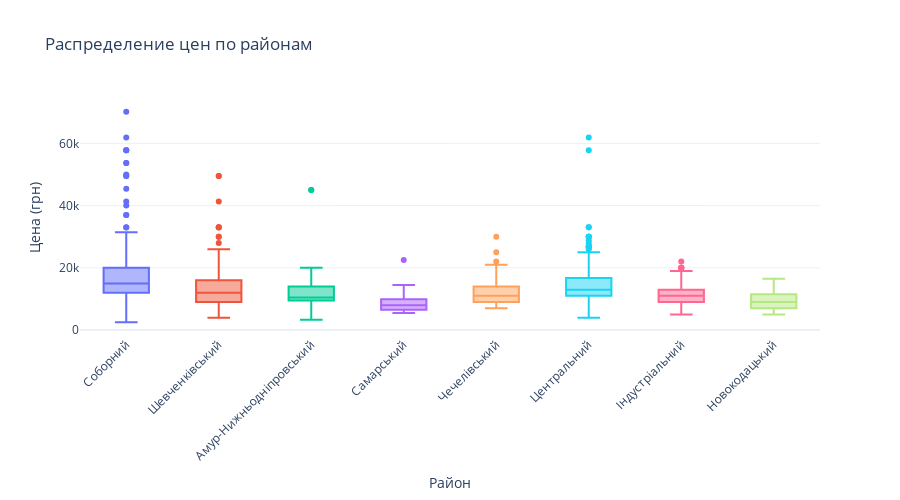
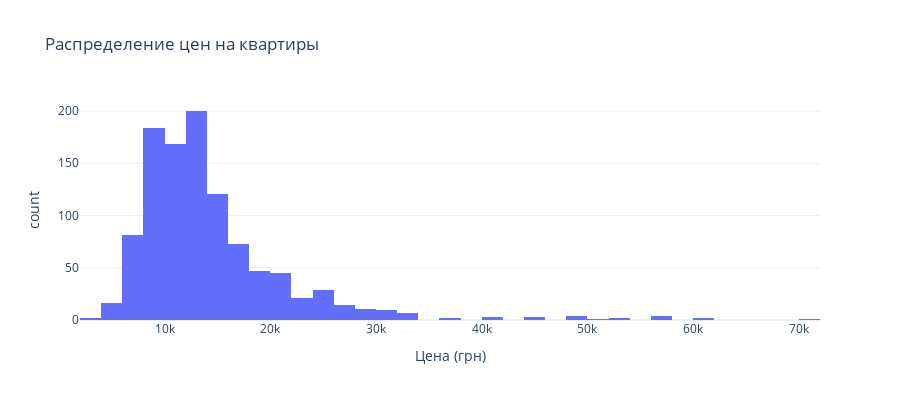

Notebook code cell kept with these figures, in order:
### Markdown cell above
### Визуализация распределения цен с Plotly

### Code cell
# Интерактивный box plot цен по районам
fig1 = px.box(df_clean, x='district', y='price', 
              title='Распределение цен по районам',
              labels={'district': 'Район', 'price': 'Цена (грн)'},
              color='district',
              height=500)

fig1.update_layout(
    xaxis_tickangle=-45,
    showlegend=False,
    template='plotly_white'
)

fig1.show()

# Гистограмма распределения цен
fig2 = px.histogram(df_clean, x='price', nbins=50,
                    title='Распределение цен на квартиры',
                    labels={'price': 'Цена (грн)', 'count': 'Количество'},
                    color_discrete_sequence=['#636EFA'])

fig2.update_layout(template='plotly_white', height=400)
fig2.show()

### Figure 1 — Plotly figure (JSON) as saved in the notebook; plotly's stock layout.template omitted (floating-point values rounded to 4 significant figures; data arrays with more than 128 entries replaced by an {"elided": "..."} marker saying what was removed)
{"data": [{"alignmentgroup": "True", "hovertemplate": "Район=%{x}<br>Цена (грн)=%{y}<extra></extra>", "legendgroup": "Соборний", "marker": {"color": "#636efa"}, "name": "Соборний", "notched": false, "offsetgroup": "Соборний", "orientation": "v", "showlegend": true, "type": "box", "x": {"elided": "273 str values"}, "x0": " ", "xaxis": "x", "y": {"elided": "273 float values"}, "y0": " ", "yaxis": "y"}, {"alignmentgroup": "True", "hovertemplate": "Район=%{x}<br>Цена (грн)=%{y}<extra></extra>", "legendgroup": "Шевченківський", "marker": {"color": "#EF553B"}, "name": "Шевченківський", "notched": false, "offsetgroup": "Шевченківський", "orientation": "v", "showlegend": true, "type": "box", "x": {"elided": "145 str values"}, "x0": " ", "xaxis": "x", "y": {"elided": "145 float values"}, "y0": " ", "yaxis": "y"}, {"alignmentgroup": "True", "hovertemplate": "Район=%{x}<br>Цена (грн)=%{y}<extra></extra>", "legendgroup": "Амур-Нижньодніпровський", "marker": {"color": "#00cc96"}, "name": "Амур-Нижньодніпровський", "notched": false, "offsetgroup": "Амур-Нижньодніпровський", "orientation": "v", "showlegend": true, "type": "box", "x": ["Амур-Нижньодніпровський", "Амур-Нижньодніпровський", "Амур-Нижньодніпровський", "Амур-Нижньодніпровський", "Амур-Нижньодніпровський", "Амур-Нижньодніпровський", "Амур-Нижньодніпровський", "Амур-Нижньодніпровський", "Амур-Нижньодніпровський", "Амур-Нижньодніпровський", "Амур-Нижньодніпровський", "Амур-Нижньодніпровський", "Амур-Нижньодніпровський", "Амур-Нижньодніпровський", "Амур-Нижньодніпровський", "Амур-Нижньодніпровський", "Амур-Нижньодніпровський", "Амур-Нижньодніпровський", "Амур-Нижньодніпровський", "Амур-Нижньодніпровський", "Амур-Нижньодніпровський", "Амур-Нижньодніпровський", "Амур-Нижньодніпровський", "Амур-Нижньодніпровський", "Амур-Нижньодніпровський", "Амур-Нижньодніпровський", "Амур-Нижньодніпровський", "Амур-Нижньодніпровський", "Амур-Нижньодніпровський", "Амур-Нижньодніпровський", "Амур-Нижньодніпровський", "Амур-Нижньодніпровський", "Амур-Нижньодніпровський", "Амур-Нижньодніпровський", "Амур-Нижньодніпровський", "Амур-Нижньодніпровський", "Амур-Нижньодніпровський", "Амур-Нижньодніпровський", "Амур-Нижньодніпровський", "Амур-Нижньодніпровський", "Амур-Нижньодніпровський", "Амур-Нижньодніпровський", "Амур-Нижньодніпровський", "Амур-Нижньодніпровський", "Амур-Нижньодніпровський", "Амур-Нижньодніпровський", "Амур-Нижньодніпровський", "Амур-Нижньодніпровський", "Амур-Нижньодніпровський", "Амур-Нижньодніпровський", "Амур-Нижньодніпровський", "Амур-Нижньодніпровський", "Амур-Нижньодніпровський", "Амур-Нижньодніпровський", "Амур-Нижньодніпровський", "Амур-Нижньодніпровський", "Амур-Нижньодніпровський", "Амур-Нижньодніпровський", "Амур-Нижньодніпровський", "Амур-Нижньодніпровський", "Амур-Нижньодніпровський", "Амур-Нижньодніпровський", "Амур-Нижньодніпровський", "Амур-Нижньодніпровський", "Амур-Нижньодніпровський", "Амур-Нижньодніпровський", "Амур-Нижньодніпровський", "Амур-Нижньодніпровський", "Амур-Нижньодніпровський", "Амур-Нижньодніпровський"], "x0": " ", "xaxis": "x", "y": [45000.0, 45000.0, 10000.0, 18000.0, 18000.0, 14000.0, 14000.0, 11500.0, 12000.0, 19000.0, 10000.0, 10000.0, 10000.0, 10000.0, 12000.0, 6000.0, 12000.0, 9000.0, 10000.0, 14000.0, 12000.0, 13000.0, 10000.0, 10000.0, 9500.0, 7000.0, 3300.0, 18000.0, 10000.0, 10000.0, 11000.0, 6500.0, 9000.0, 14000.0, 14000.0, 8000.0, 9000.0, 13000.0, 14000.0, 18000.0, 9500.0, 10500.0, 10500.0, 9000.0, 19000.0, 9500.0, 7000.0, 17500.0, 13000.0, 5500.0, 9500.0, 14500.0, 13000.0, 13000.0, 11000.0, 10000.0, 11000.0, 12000.0, 7000.0, 10500.0, 9500.0, 20000.0, 9000.0, 10000.0, 13000.0, 7500.0, 14000.0, 7500.0, 8500.0, 20000.0], "y0": " ", "yaxis": "y"}, {"alignmentgroup": "True", "hovertemplate": "Район=%{x}<br>Цена (грн)=%{y}<extra></extra>", "legendgroup": "Самарський", "marker": {"color": "#ab63fa"}, "name": "Самарський", "notched": false, "offsetgroup": "Самарський", "orientation": "v", "showlegend": true, "type": "box", "x": ["Самарський", "Самарський", "Самарський", "Самарський", "Самарський", "Самарський", "Самарський", "Самарський", "Самарський", "Самарський", "Самарський", "Самарський", "Самарський", "Самарський", "Самарський", "Самарський", "Самарський", "Самарський", "Самарський", "Самарський", "Самарський", "Самарський", "Самарський"], "x0": " ", "xaxis": "x", "y": [7000.0, 8000.0, 12500.0, 6300.0, 14500.0, 6000.0, 6500.0, 6000.0, 22500.0, 7000.0, 12000.0, 8000.0, 5500.0, 6000.0, 9500.0, 7000.0, 11000.0, 10000.0, 6500.0, 8000.0, 8000.0, 8000.0, 9000.0], "y0": " ", "yaxis": "y"}, {"alignmentgroup": "True", "hovertemplate": "Район=%{x}<br>Цена (грн)=%{y}<extra></extra>", "legendgroup": "Чечелівський", "marker": {"color": "#FFA15A"}, "name": "Чечелівський", "notched": false, "offsetgroup": "Чечелівський", "orientation": "v", "showlegend": true, "type": "box", "x": ["Чечелівський", "Чечелівський", "Чечелівський", "Чечелівський", "Чечелівський", "Чечелівський", "Чечелівський", "Чечелівський", "Чечелівський", "Чечелівський", "Чечелівський", "Чечелівський", "Чечелівський", "Чечелівський", "Чечелівський", "Чечелівський", "Чечелівський", "Чечелівський", "Чечелівський", "Чечелівський", "Чечелівський", "Чечелівський", "Чечелівський", "Чечелівський", "Чечелівський", "Чечелівський", "Чечелівський", "Чечелівський", "Чечелівський", "Чечелівський", "Чечелівський", "Чечелівський", "Чечелівський", "Чечелівський", "Чечелівський", "Чечелівський", "Чечелівський", "Чечелівський", "Чечелівський", "Чечелівський", "Чечелівський", "Чечелівський", "Чечелівський", "Чечелівський", "Чечелівський", "Чечелівський", "Чечелівський", "Чечелівський", "Чечелівський", "Чечелівський", "Чечелівський", "Чечелівський", "Чечелівський", "Чечелівський", "Чечелівський", "Чечелівський", "Чечелівський", "Чечелівський", "Чечелівський", "Чечелівський", "Чечелівський", "Чечелівський", "Чечелівський", "Чечелівський", "Чечелівський", "Чечелівський", "Чечелівський", "Чечелівський", "Чечелівський", "Чечелівський", "Чечелівський", "Чечелівський", "Чечелівський", "Чечелівський", "Чечелівський", "Чечелівський", "Чечелівський"], "x0": " ", "xaxis": "x", "y": [30000.0, 10000.0, 8500.0, 12000.0, 8000.0, 18000.0, 16500.0, 10000.0, 22000.0, 10000.0, 8000.0, 13000.0, 11000.0, 8000.0, 11500.0, 21000.0, 12000.0, 14000.0, 7000.0, 8000.0, 25000.0, 9000.0, 10000.0, 11500.0, 9500.0, 8500.0, 9500.0, 16000.0, 7000.0, 14000.0, 7000.0, 8000.0, 11000.0, 9500.0, 10500.0, 9500.0, 8500.0, 10000.0, 14500.0, 10000.0, 10000.0, 8000.0, 9500.0, 7000.0, 20000.0, 8000.0, 9000.0, 13000.0, 11500.0, 12000.0, 16000.0, 7000.0, 12000.0, 9500.0, 9500.0, 14000.0, 11500.0, 13000.0, 12000.0, 15000.0, 15000.0, 13500.0, 8500.0, 12500.0, 14000.0, 10000.0, 10000.0, 11000.0, 20000.0, 17800.0, 12000.0, 15000.0, 14000.0, 7000.0, 9999.0, 11500.0, 7000.0], "y0": " ", "yaxis": "y"}, {"alignmentgroup": "True", "hovertemplate": "Район=%{x}<br>Цена (грн)=%{y}<extra></extra>", "legendgroup": "Центральний", "marker": {"color": "#19d3f3"}, "name": "Центральний", "notched": false, "offsetgroup": "Центральний", "orientation": "v", "showlegend": true, "type": "box", "x": {"elided": "248 str values"}, "x0": " ", "xaxis": "x", "y": {"elided": "248 float values"}, "y0": " ", "yaxis": "y"}, {"alignmentgroup": "True", "hovertemplate": "Район=%{x}<br>Цена (грн)=%{y}<extra></extra>", "legendgroup": "Індустріальний", "marker": {"color": "#FF6692"}, "name": "Індустріальний", "notched": false, "offsetgroup": "Індустріальний", "orientation": "v", "showlegend": true, "type": "box", "x": {"elided": "166 str values"}, "x0": " ", "xaxis": "x", "y": {"elided": "166 float values"}, "y0": " ", "yaxis": "y"}, {"alignmentgroup": "True", "hovertemplate": "Район=%{x}<br>Цена (грн)=%{y}<extra></extra>", "legendgroup": "Новокодацький", "marker": {"color": "#B6E880"}, "name": "Новокодацький", "notched": false, "offsetgroup": "Новокодацький", "orientation": "v", "showlegend": true, "type": "box", "x": ["Новокодацький", "Новокодацький", "Новокодацький", "Новокодацький", "Новокодацький", "Новокодацький", "Новокодацький", "Новокодацький", "Новокодацький", "Новокодацький", "Новокодацький", "Новокодацький", "Новокодацький", "Новокодацький", "Новокодацький", "Новокодацький", "Новокодацький", "Новокодацький", "Новокодацький", "Новокодацький", "Новокодацький", "Новокодацький", "Новокодацький", "Новокодацький", "Новокодацький", "Новокодацький", "Новокодацький", "Новокодацький", "Новокодацький", "Новокодацький", "Новокодацький", "Новокодацький", "Новокодацький", "Новокодацький", "Новокодацький", "Новокодацький", "Новокодацький", "Новокодацький", "Новокодацький", "Новокодацький", "Новокодацький", "Новокодацький", "Новокодацький", "Новокодацький", "Новокодацький", "Новокодацький", "Новокодацький", "Новокодацький", "Новокодацький"], "x0": " ", "xaxis": "x", "y": [11500.0, 8000.0, 14000.0, 5500.0, 10500.0, 9000.0, 9000.0, 10000.0, 8500.0, 9000.0, 8000.0, 9000.0, 12000.0, 7000.0, 9000.0, 7000.0, 9000.0, 12000.0, 7500.0, 5000.0, 6000.0, 9000.0, 6000.0, 12000.0, 12000.0, 12000.0, 9000.0, 8000.0, 9000.0, 5000.0, 7000.0, 12500.0, 6000.0, 8500.0, 5000.0, 8500.0, 12000.0, 8500.0, 10600.0, 12000.0, 7000.0, 6000.0, 12000.0, 7000.0, 11500.0, 7000.0, 10500.0, 9000.0, 16500.0], "y0": " ", "yaxis": "y"}], "layout": {"boxmode": "overlay", "height": 500, "legend": {"title": {"text": "Район"}, "tracegroupgap": 0}, "showlegend": false, "title": {"text": "Распределение цен по районам"}, "xaxis": {"anchor": "y", "categoryarray": ["Соборний", "Шевченківський", "Амур-Нижньодніпровський", "Самарський", "Чечелівський", "Центральний", "Індустріальний", "Новокодацький"], "categoryorder": "array", "domain": [0, 1], "tickangle": -45, "title": {"text": "Район"}}, "yaxis": {"anchor": "x", "domain": [0, 1], "title": {"text": "Цена (грн)"}}}}

### Figure 2 — Plotly figure (JSON) as saved in the notebook; plotly's stock layout.template omitted (floating-point values rounded to 4 significant figures; data arrays with more than 128 entries replaced by an {"elided": "..."} marker saying what was removed)
{"data": [{"bingroup": "x", "hovertemplate": "Цена (грн)=%{x}<br>count=%{y}<extra></extra>", "legendgroup": "", "marker": {"color": "#636EFA", "pattern": {"shape": ""}}, "name": "", "nbinsx": 50, "orientation": "v", "showlegend": false, "type": "histogram", "x": {"elided": "1051 float values"}, "xaxis": "x", "yaxis": "y"}], "layout": {"barmode": "relative", "height": 400, "legend": {"tracegroupgap": 0}, "title": {"text": "Распределение цен на квартиры"}, "xaxis": {"anchor": "y", "domain": [0, 1], "title": {"text": "Цена (грн)"}}, "yaxis": {"anchor": "x", "domain": [0, 1], "title": {"text": "count"}}}}
